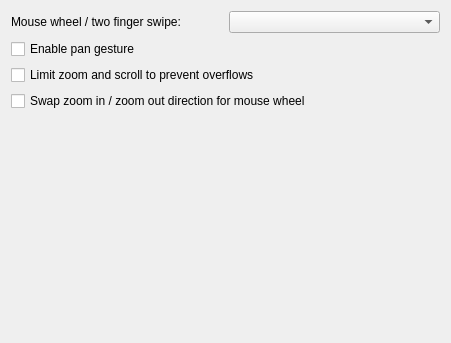
<?xml version="1.0" encoding="UTF-8"?>
<ui version="4.0">
 <class>GraphicsViewNavigation</class>
 <widget class="QWidget" name="GraphicsViewNavigation">
  <property name="geometry">
   <rect>
    <x>0</x>
    <y>0</y>
    <width>451</width>
    <height>343</height>
   </rect>
  </property>
  <layout class="QVBoxLayout" name="verticalLayout">
   <item>
    <layout class="QGridLayout" name="gridLayout">
     <item row="1" column="0" colspan="2">
      <widget class="QCheckBox" name="PanGesture">
       <property name="text">
        <string>Enable pan gesture</string>
       </property>
      </widget>
     </item>
     <item row="0" column="1">
      <widget class="QComboBox" name="Wheel"/>
     </item>
     <item row="2" column="0" colspan="2">
      <widget class="QCheckBox" name="LimitZoomAndScroll">
       <property name="text">
        <string>Limit zoom and scroll to prevent overflows</string>
       </property>
       <property name="checked">
        <bool>false</bool>
       </property>
      </widget>
     </item>
     <item row="0" column="0">
      <widget class="QLabel" name="label">
       <property name="text">
        <string>Mouse wheel / two finger swipe:</string>
       </property>
      </widget>
     </item>
     <item row="3" column="0" colspan="2">
      <widget class="QCheckBox" name="SwapMouseWheelZoom">
       <property name="text">
        <string>Swap zoom in / zoom out direction for mouse wheel</string>
       </property>
      </widget>
     </item>
    </layout>
   </item>
   <item>
    <spacer name="verticalSpacer">
     <property name="orientation">
      <enum>Qt::Vertical</enum>
     </property>
     <property name="sizeHint" stdset="0">
      <size>
       <width>20</width>
       <height>257</height>
      </size>
     </property>
    </spacer>
   </item>
  </layout>
 </widget>
 <resources/>
 <connections/>
</ui>
